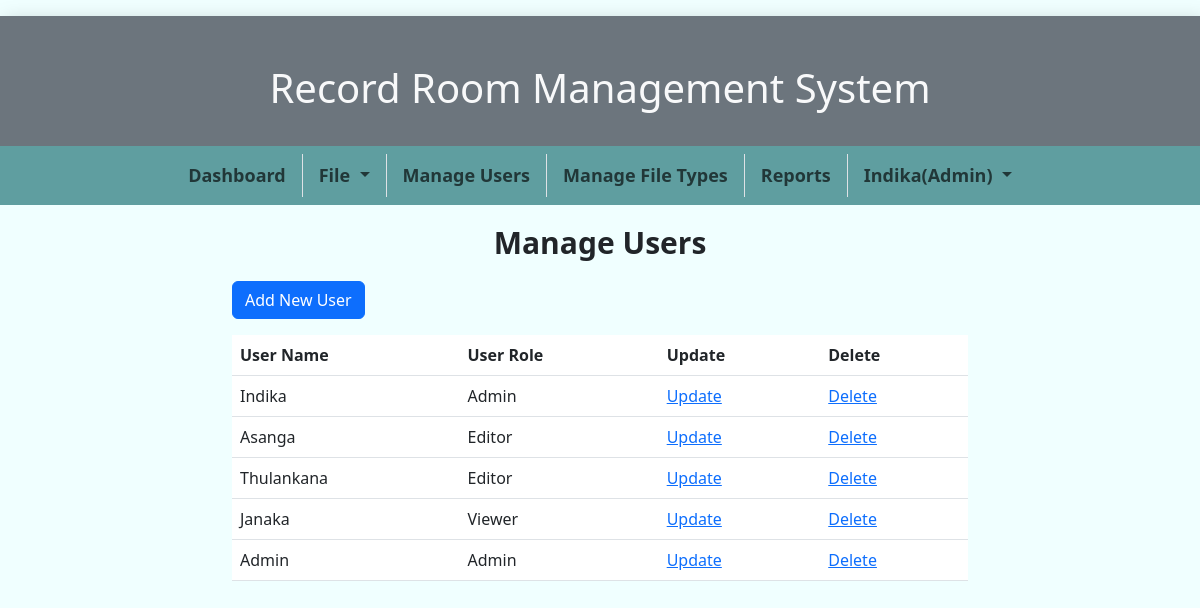
Page /ManageUsers.php (signed in) on the earlier database version.
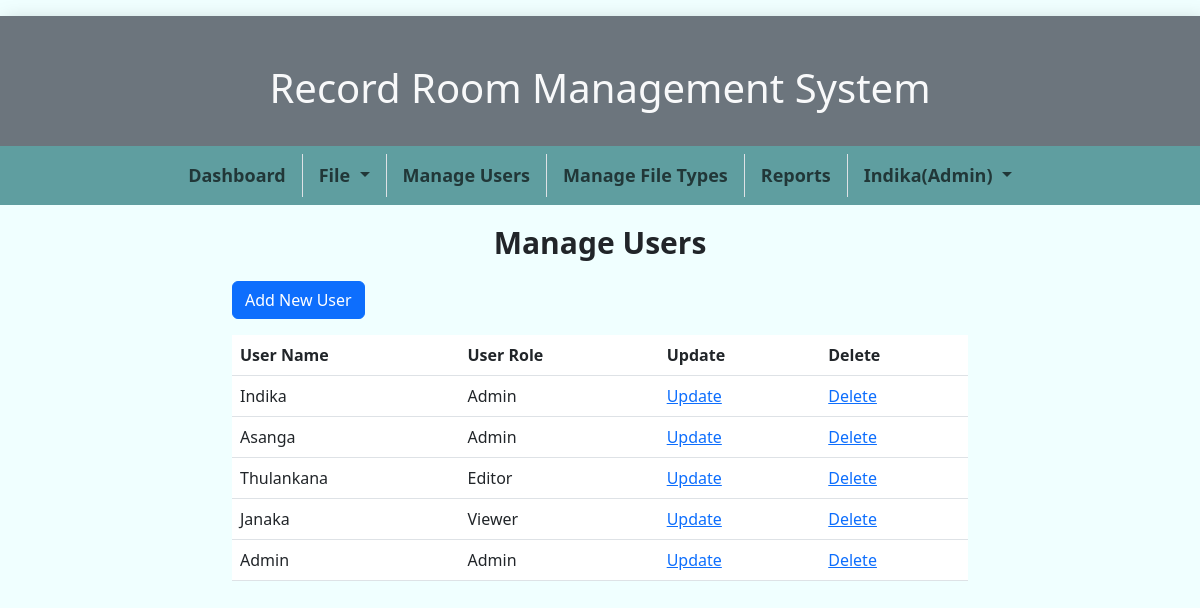
Same page on the later database version.
### tables this page shows
CREATE TABLE `users` (
  `userId` int(3) NOT NULL,
  `userName` varchar(100) NOT NULL,
  `userRole` enum('Admin','Editor','Viewer') NOT NULL DEFAULT 'Viewer',
  `password` varchar(255) NOT NULL
);

### ManageUsers.php (the view, shortened to what this page needs)
<!DOCTYPE html>
<html lang="en">
<head>
    <link href="https://cdn.jsdelivr.net/npm/bootstrap@5.3.0/dist/css/bootstrap.min.css" rel="stylesheet">
    <link rel="stylesheet" href="css/styles.css">
</head>
<body>
    <?php include "header.php" ?>
    <div class="container">
        <div class="row justify-content-center">
            <div class="col-md-8">
                <h1 class="title">Manage Users</h1>
            </div>
        </div>
        <div class="row justify-content-center">
            <div class="col-md-8">
                <a class="btn btn-primary" href="addnewuser.php?mode=n" role="button">Add New User</a>
            </div>
        </div>
        <div class="row justify-content-center">
            <div class="col-md-8 mt-3">
                <div>
                    <table class="table">
                        <thead>
                            <tr>
                                <th scope="col">User Name</th>
                                <th scope="col">User Role</th>
                                <th scope="col">Update</th>
                                <th scope="col">Delete</th>
                            </tr>
                        </thead>
                        <tbody>
                            <?php
                            include("db_connection.php");
                            $result = mysqli_query($conn, "SELECT * FROM users");
                            while ($row = mysqli_fetch_assoc($result)) {
                                echo "<tr>
                                <td>" . $row['userName'] . "</td>
                                <td>" . $row['userRole'] . "</td>
                                <td><a href='AddNewUser.php?mode=u&uname=" . $row['userName'] . "'>Update</a></td>
                                <td><a href='AddNewUser.php?mode=d&uname=" . $row['userName'] . "'>Delete</a></td>
                                </tr>";
                            }
                            ?>
                        </tbody>
                    </table>
                </div>
            </div>
        </div>
    </div>
</body>
</html>

Differences in the rows shown:
changed users "Asanga": userRole "Editor" → "Admin"
